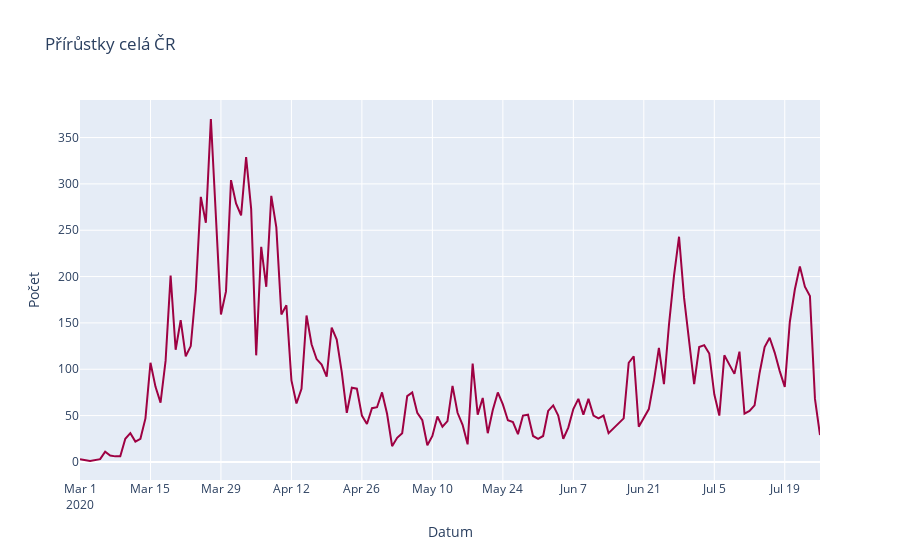

Source (notebook cell):
### Code cell
republic_total_line_graph = px.line(total_count_date, x='datum', y='vek',
                                    labels={'datum': 'Datum', 'vek': 'Počet'}, title='Přírůstky celá ČR',
                                    template='plotly', color_discrete_sequence=px.colors.diverging.Spectral)

republic_total_line_graph.show()

### Figure 1 — Plotly figure (JSON) as saved in the notebook; plotly's stock layout.template omitted (floating-point values rounded to 4 significant figures; data arrays with more than 128 entries replaced by an {"elided": "..."} marker saying what was removed)
{"data": [{"hovertemplate": "Datum=%{x}<br>Počet=%{y}<extra></extra>", "legendgroup": "", "line": {"color": "rgb(158,1,66)", "dash": "solid"}, "mode": "lines", "name": "", "orientation": "v", "showlegend": false, "type": "scatter", "x": {"elided": "146 str values"}, "xaxis": "x", "y": {"elided": "146 int values"}, "yaxis": "y"}], "layout": {"legend": {"tracegroupgap": 0}, "title": {"text": "Přírůstky celá ČR"}, "xaxis": {"anchor": "y", "domain": [0.0, 1.0], "title": {"text": "Datum"}}, "yaxis": {"anchor": "x", "domain": [0.0, 1.0], "title": {"text": "Počet"}}}}
